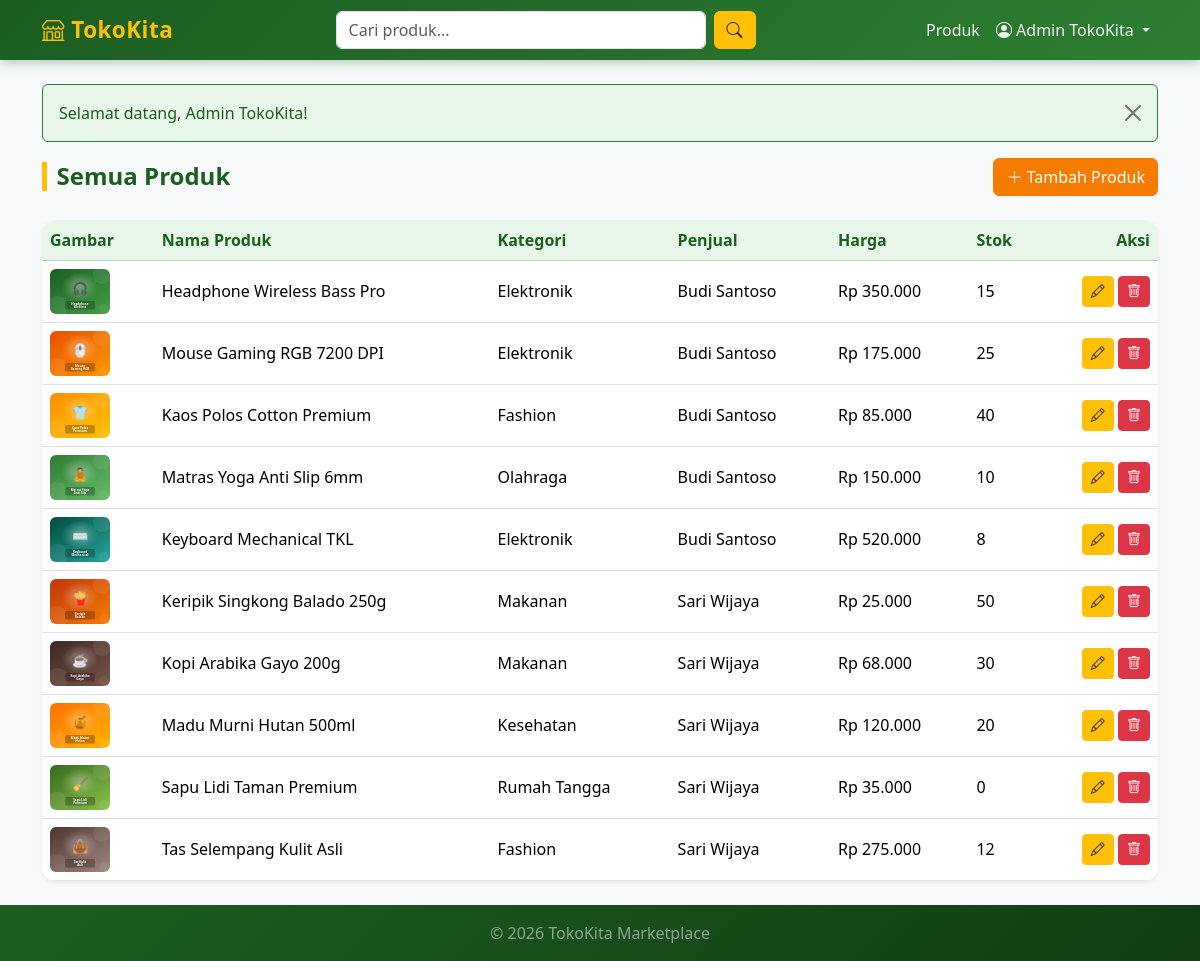
The page /produk/saya.php (signed in) on the database its author committed.
### tables this page shows
CREATE TABLE produk (
  id_produk   INT AUTO_INCREMENT PRIMARY KEY,
  id_penjual  INT NOT NULL,
  id_kategori INT NOT NULL,
  nama_produk VARCHAR(150) NOT NULL,
  deskripsi   TEXT,
  harga       DECIMAL(12,2) NOT NULL DEFAULT 0,
  stok        INT NOT NULL DEFAULT 0,
  gambar      VARCHAR(255) DEFAULT NULL,
  created_at  TIMESTAMP DEFAULT CURRENT_TIMESTAMP,
  FOREIGN KEY (id_penjual)  REFERENCES users(id_user),
  FOREIGN KEY (id_kategori) REFERENCES kategori(id_kategori)
);

CREATE TABLE kategori (
  id_kategori   INT AUTO_INCREMENT PRIMARY KEY,
  nama_kategori VARCHAR(100) NOT NULL UNIQUE
);

CREATE TABLE users (
  id_user    INT AUTO_INCREMENT PRIMARY KEY,
  nama       VARCHAR(100) NOT NULL,
  email      VARCHAR(100) NOT NULL UNIQUE,
  password   VARCHAR(255) NOT NULL,
  no_hp      VARCHAR(20) DEFAULT NULL,
  alamat     TEXT DEFAULT NULL,
  role       ENUM('admin','penjual','pembeli') NOT NULL DEFAULT 'pembeli',
  created_at TIMESTAMP DEFAULT CURRENT_TIMESTAMP
);

### includes/functions.php (called while the page is built, shortened)
<?php
function e($string) {
    return htmlspecialchars((string) $string, ENT_QUOTES, 'UTF-8');
}
function rupiah($angka) {
    return 'Rp ' . number_format((float) $angka, 0, ',', '.');
}
function current_user() {
    return $_SESSION['user'] ?? null;
}
function produk_gambar_url($gambar) {
    if (is_file(UPLOAD_DIR . $gambar)) {
        return BASE_URL . '/assets/uploads/' . rawurlencode($gambar);
    }
    return BASE_URL . '/assets/img/no-image.svg';
}

### produk/saya.php (the view, shortened to what this page needs)
<?php
require_once __DIR__ . '/../includes/auth.php';
$user = current_user();
if ($user['role'] === 'admin') {
    $stmt = mysqli_prepare($koneksi,
        'SELECT p.*, k.nama_kategori, u.nama AS nama_penjual
         FROM produk p
         JOIN kategori k ON k.id_kategori = p.id_kategori
         JOIN users u ON u.id_user = p.id_penjual
         ORDER BY p.created_at DESC');
}
mysqli_stmt_execute($stmt);
$produk_list = mysqli_stmt_get_result($stmt);
$page_title = $user['role'] === 'admin' ? 'Semua Produk' : 'Produk Saya';
require_once __DIR__ . '/../includes/header.php';
?>
<div class="d-flex justify-content-between align-items-center mb-4">
    <h4 class="mb-0"><?= e($page_title) ?></h4>
    <a href="<?= BASE_URL ?>/produk/tambah.php" class="btn btn-primary">
        <i class="bi bi-plus-lg"></i> Tambah Produk
    </a>
</div>
<div class="card shadow-sm">
    <div class="table-responsive">
        <table class="table table-hover align-middle mb-0">
            <thead class="table-light">
                <tr>
                    <th>Gambar</th><th>Nama Produk</th><th>Kategori</th>
                    <?php if ($user['role'] === 'admin'): ?><th>Penjual</th><?php endif; ?>
                    <th>Harga</th><th>Stok</th><th class="text-end">Aksi</th>
                </tr>
            </thead>
            <tbody>
            <?php while ($produk = mysqli_fetch_assoc($produk_list)): ?>
                <tr>
                    <td>
                        <img src="<?= produk_gambar_url($produk['gambar']) ?>"
                             width="60" height="45" class="rounded" style="object-fit: cover;" alt="">
                    </td>
                    <td><?= e($produk['nama_produk']) ?></td>
                    <td><?= e($produk['nama_kategori']) ?></td>
                    <?php if ($user['role'] === 'admin'): ?><td><?= e($produk['nama_penjual']) ?></td><?php endif; ?>
                    <td><?= rupiah($produk['harga']) ?></td>
                    <td><?= (int) $produk['stok'] ?></td>
                    <td class="text-end text-nowrap">
                        <a href="<?= BASE_URL ?>/produk/edit.php?id=<?= $produk['id_produk'] ?>" class="btn btn-warning btn-sm">
                            <i class="bi bi-pencil"></i>
                        </a>
                        <a href="<?= BASE_URL ?>/produk/hapus.php?id=<?= $produk['id_produk'] ?>"
                           class="btn btn-danger btn-sm"
                           onclick="return confirm('Yakin ingin menghapus produk ini?')">
                            <i class="bi bi-trash"></i>
                        </a>
                    </td>
                </tr>
            <?php endwhile; ?>
            </tbody>
        </table>
    </div>
</div>
<?php require_once __DIR__ . '/../includes/footer.php'; ?>

### assets/css/style.css (style rules this page uses)
:root { --tk-green: #2e7d32; --tk-green-dark: #1b5e20; --tk-green-light: #e8f5e9; --tk-yellow: #ffc107; --tk-yellow-dark: #ff8f00; --tk-yellow-light: #fff8e1; --tk-orange: #f57c00; --tk-orange-dark: #e65100; --tk-orange-light: #fff3e0; }
body { font-family: 'Segoe UI', system-ui, -apple-system, sans-serif; background-color: #f6f9f4; }
a { color: var(--tk-green); }
.btn-primary { --bs-btn-bg: var(--tk-orange); --bs-btn-border-color: var(--tk-orange); --bs-btn-hover-bg: var(--tk-orange-dark); --bs-btn-hover-border-color: var(--tk-orange-dark); --bs-btn-active-bg: var(--tk-orange-dark); --bs-btn-active-border-color: var(--tk-orange-dark); --bs-btn-disabled-bg: var(--tk-orange); --bs-btn-disabled-border-color: var(--tk-orange); }
.btn-warning { --bs-btn-bg: var(--tk-yellow); --bs-btn-border-color: var(--tk-yellow); --bs-btn-hover-bg: var(--tk-yellow-dark); --bs-btn-hover-border-color: var(--tk-yellow-dark); --bs-btn-color: #3e2723; --bs-btn-hover-color: #fff; }
.card { border: none; border-radius: .9rem; overflow: hidden; transition: transform .2s, box-shadow .2s; }
.table-light { --bs-table-bg: var(--tk-green-light); --bs-table-color: var(--tk-green-dark); }
.table thead th { font-weight: 700; }
h4.mb-4, h4.mb-0 { color: var(--tk-green-dark); font-weight: 700; border-left: 5px solid var(--tk-yellow); padding-left: .6rem; }

### rows shown on the page
produk: gambar (picture), nama_produk "Headphone Wireless Bass Pro", id_kategori.nama_kategori "Elektronik", id_penjual.nama "Budi Santoso", harga "Rp 350.000", stok "15"
produk: gambar (picture), nama_produk "Mouse Gaming RGB 7200 DPI", id_kategori.nama_kategori "Elektronik", id_penjual.nama "Budi Santoso", harga "Rp 175.000", stok "25"
produk: gambar (picture), nama_produk "Kaos Polos Cotton Premium", id_kategori.nama_kategori "Fashion", id_penjual.nama "Budi Santoso", harga "Rp 85.000", stok "40"
produk: gambar (picture), nama_produk "Matras Yoga Anti Slip 6mm", id_kategori.nama_kategori "Olahraga", id_penjual.nama "Budi Santoso", harga "Rp 150.000", stok "10"
produk: gambar (picture), nama_produk "Keyboard Mechanical TKL", id_kategori.nama_kategori "Elektronik", id_penjual.nama "Budi Santoso", harga "Rp 520.000", stok "8"
produk: gambar (picture), nama_produk "Keripik Singkong Balado 250g", id_kategori.nama_kategori "Makanan", id_penjual.nama "Sari Wijaya", harga "Rp 25.000", stok "50"
produk: gambar (picture), nama_produk "Kopi Arabika Gayo 200g", id_kategori.nama_kategori "Makanan", id_penjual.nama "Sari Wijaya", harga "Rp 68.000", stok "30"
produk: gambar (picture), nama_produk "Madu Murni Hutan 500ml", id_kategori.nama_kategori "Kesehatan", id_penjual.nama "Sari Wijaya", harga "Rp 120.000", stok "20"
produk: gambar (picture), nama_produk "Sapu Lidi Taman Premium", id_kategori.nama_kategori "Rumah Tangga", id_penjual.nama "Sari Wijaya", harga "Rp 35.000", stok "0"
produk: gambar (picture), nama_produk "Tas Selempang Kulit Asli", id_kategori.nama_kategori "Fashion", id_penjual.nama "Sari Wijaya", harga "Rp 275.000", stok "12"

### other values the page prints
$user['nama'] "Admin TokoKita"
$flash['message'] "Selamat datang, Admin TokoKita!"
$page_title "Semua Produk"
